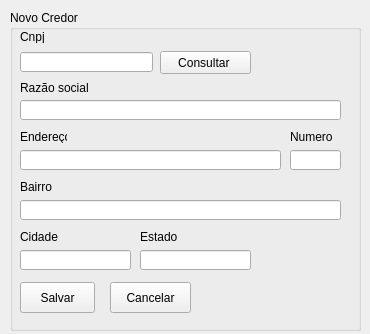
<?xml version="1.0" encoding="UTF-8"?>
<ui version="4.0">
 <class>MainWindow</class>
 <widget class="QMainWindow" name="MainWindow">
  <property name="geometry">
   <rect>
    <x>0</x>
    <y>0</y>
    <width>370</width>
    <height>334</height>
   </rect>
  </property>
  <property name="windowTitle">
   <string>Cadastro de credor</string>
  </property>
  <widget class="QWidget" name="centralwidget">
   <widget class="QGroupBox" name="groupBox">
    <property name="geometry">
     <rect>
      <x>10</x>
      <y>10</y>
      <width>351</width>
      <height>321</height>
     </rect>
    </property>
    <property name="title">
     <string>Novo Credor</string>
    </property>
    <widget class="QLineEdit" name="txtCnpj">
     <property name="geometry">
      <rect>
       <x>10</x>
       <y>42</y>
       <width>133</width>
       <height>20</height>
      </rect>
     </property>
    </widget>
    <widget class="QLabel" name="label">
     <property name="geometry">
      <rect>
       <x>10</x>
       <y>20</y>
       <width>47</width>
       <height>13</height>
      </rect>
     </property>
     <property name="text">
      <string>Cnpj</string>
     </property>
    </widget>
    <widget class="QLineEdit" name="txtRazao">
     <property name="geometry">
      <rect>
       <x>10</x>
       <y>90</y>
       <width>321</width>
       <height>20</height>
      </rect>
     </property>
    </widget>
    <widget class="QLabel" name="label_2">
     <property name="geometry">
      <rect>
       <x>10</x>
       <y>70</y>
       <width>101</width>
       <height>16</height>
      </rect>
     </property>
     <property name="text">
      <string>Razão social</string>
     </property>
    </widget>
    <widget class="QPushButton" name="btnConsultar">
     <property name="geometry">
      <rect>
       <x>150</x>
       <y>41</y>
       <width>91</width>
       <height>23</height>
      </rect>
     </property>
     <property name="text">
      <string>Consultar </string>
     </property>
     <property name="icon">
      <iconset>
       <normaloff>icones/magnifying-glass_2703414.png</normaloff>icones/magnifying-glass_2703414.png</iconset>
     </property>
    </widget>
    <widget class="QLineEdit" name="txtEndereco">
     <property name="geometry">
      <rect>
       <x>10</x>
       <y>140</y>
       <width>261</width>
       <height>20</height>
      </rect>
     </property>
    </widget>
    <widget class="QLabel" name="label_3">
     <property name="geometry">
      <rect>
       <x>10</x>
       <y>120</y>
       <width>47</width>
       <height>13</height>
      </rect>
     </property>
     <property name="text">
      <string>Endereço</string>
     </property>
    </widget>
    <widget class="QLineEdit" name="txtNumero">
     <property name="geometry">
      <rect>
       <x>280</x>
       <y>140</y>
       <width>51</width>
       <height>20</height>
      </rect>
     </property>
    </widget>
    <widget class="QLabel" name="label_4">
     <property name="geometry">
      <rect>
       <x>280</x>
       <y>120</y>
       <width>47</width>
       <height>13</height>
      </rect>
     </property>
     <property name="text">
      <string>Numero</string>
     </property>
    </widget>
    <widget class="QLabel" name="label_5">
     <property name="geometry">
      <rect>
       <x>10</x>
       <y>170</y>
       <width>47</width>
       <height>13</height>
      </rect>
     </property>
     <property name="text">
      <string>Bairro</string>
     </property>
    </widget>
    <widget class="QLineEdit" name="txtBairro">
     <property name="geometry">
      <rect>
       <x>10</x>
       <y>190</y>
       <width>321</width>
       <height>20</height>
      </rect>
     </property>
    </widget>
    <widget class="QLabel" name="label_6">
     <property name="geometry">
      <rect>
       <x>10</x>
       <y>220</y>
       <width>47</width>
       <height>13</height>
      </rect>
     </property>
     <property name="text">
      <string>Cidade</string>
     </property>
    </widget>
    <widget class="QLineEdit" name="txtCidade">
     <property name="geometry">
      <rect>
       <x>10</x>
       <y>240</y>
       <width>111</width>
       <height>20</height>
      </rect>
     </property>
    </widget>
    <widget class="QLineEdit" name="txtEstado">
     <property name="geometry">
      <rect>
       <x>130</x>
       <y>240</y>
       <width>111</width>
       <height>20</height>
      </rect>
     </property>
    </widget>
    <widget class="QLabel" name="label_7">
     <property name="geometry">
      <rect>
       <x>130</x>
       <y>220</y>
       <width>47</width>
       <height>13</height>
      </rect>
     </property>
     <property name="text">
      <string>Estado</string>
     </property>
    </widget>
    <widget class="QPushButton" name="btnSalvarCredor">
     <property name="geometry">
      <rect>
       <x>10</x>
       <y>272</y>
       <width>75</width>
       <height>31</height>
      </rect>
     </property>
     <property name="text">
      <string>Salvar</string>
     </property>
     <property name="icon">
      <iconset>
       <normaloff>icones/floppy-disk_1311670.png</normaloff>icones/floppy-disk_1311670.png</iconset>
     </property>
    </widget>
    <widget class="QPushButton" name="btnCancelar">
     <property name="geometry">
      <rect>
       <x>100</x>
       <y>272</y>
       <width>81</width>
       <height>31</height>
      </rect>
     </property>
     <property name="text">
      <string>Cancelar</string>
     </property>
     <property name="icon">
      <iconset>
       <normaloff>icones/document_1204109.png</normaloff>icones/document_1204109.png</iconset>
     </property>
    </widget>
   </widget>
  </widget>
 </widget>
 <resources/>
 <connections/>
</ui>
